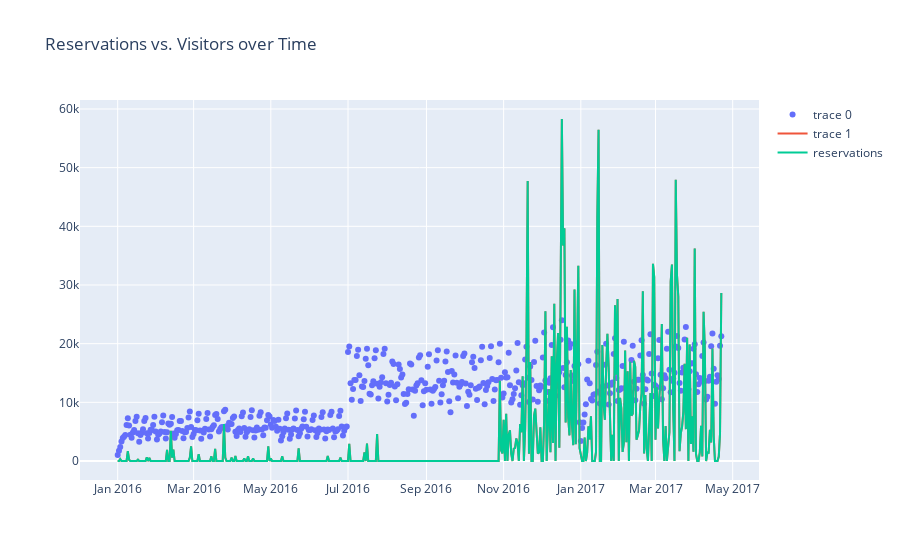

Notebook code cell kept with this figure:
### Code cell
fig.update_layout(title = "Reservations vs. Visitors over Time")

### Figure 1 — Plotly figure (JSON) as saved in the notebook; plotly's stock layout.template omitted (floating-point values rounded to 4 significant figures; data arrays with more than 128 entries replaced by an {"elided": "..."} marker saying what was removed)
{"data": [{"mode": "markers", "type": "scatter", "x": {"elided": "478 str values"}, "y": {"elided": "478 int values"}}, {"type": "scatter", "x": {"elided": "478 str values"}, "y": {"elided": "478 int values"}}, {"name": "reservations", "type": "scatter", "x": {"elided": "478 str values"}, "y": {"elided": "478 int values"}}], "layout": {"title": {"text": "Reservations vs. Visitors over Time"}}}
